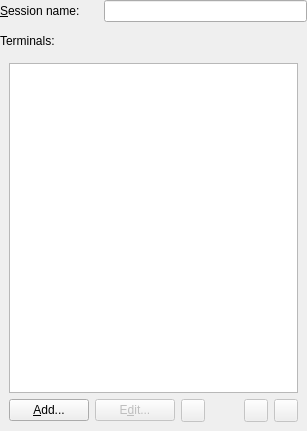
<?xml version="1.0" encoding="UTF-8"?>
<ui version="4.0">
 <class>SessionEditDialog</class>
 <widget class="QWidget" name="SessionEditDialog">
  <property name="geometry">
   <rect>
    <x>0</x>
    <y>0</y>
    <width>307</width>
    <height>431</height>
   </rect>
  </property>
  <layout class="QGridLayout" name="gridLayout_3">
   <property name="leftMargin">
    <number>0</number>
   </property>
   <property name="topMargin">
    <number>0</number>
   </property>
   <property name="rightMargin">
    <number>0</number>
   </property>
   <property name="bottomMargin">
    <number>0</number>
   </property>
   <item row="3" column="0">
    <spacer name="verticalSpacer">
     <property name="orientation">
      <enum>Qt::Vertical</enum>
     </property>
     <property name="sizeType">
      <enum>QSizePolicy::Fixed</enum>
     </property>
     <property name="sizeHint" stdset="0">
      <size>
       <width>20</width>
       <height>6</height>
      </size>
     </property>
    </spacer>
   </item>
   <item row="6" column="0" colspan="3">
    <widget class="QWidget" name="terminalWidget" native="true">
     <layout class="QGridLayout" name="gridLayout">
      <item row="0" column="0" colspan="6">
       <widget class="KListWidget" name="m_terminalLBox">
        <property name="whatsThis">
         <string/>
        </property>
       </widget>
      </item>
      <item row="1" column="0">
       <widget class="KPushButton" name="m_addTerminalButton">
        <property name="text">
         <string>&amp;Add...</string>
        </property>
       </widget>
      </item>
      <item row="1" column="1">
       <widget class="KPushButton" name="m_changeTerminalButton">
        <property name="enabled">
         <bool>false</bool>
        </property>
        <property name="text">
         <string>E&amp;dit...</string>
        </property>
       </widget>
      </item>
      <item row="1" column="2">
       <widget class="QToolButton" name="m_removeTerminalButton">
        <property name="enabled">
         <bool>false</bool>
        </property>
        <property name="toolTip">
         <string>Delete</string>
        </property>
        <property name="text">
         <string/>
        </property>
       </widget>
      </item>
      <item row="1" column="3">
       <spacer name="terminalSpacer">
        <property name="orientation">
         <enum>Qt::Horizontal</enum>
        </property>
        <property name="sizeType">
         <enum>QSizePolicy::Expanding</enum>
        </property>
        <property name="sizeHint" stdset="0">
         <size>
          <width>228</width>
          <height>20</height>
         </size>
        </property>
       </spacer>
      </item>
      <item row="1" column="4">
       <widget class="QToolButton" name="m_upTerminalButton">
        <property name="enabled">
         <bool>false</bool>
        </property>
        <property name="text">
         <string/>
        </property>
        <property name="autoRepeat">
         <bool>true</bool>
        </property>
       </widget>
      </item>
      <item row="1" column="5">
       <widget class="QToolButton" name="m_downTerminalButton">
        <property name="enabled">
         <bool>false</bool>
        </property>
        <property name="text">
         <string/>
        </property>
        <property name="autoRepeat">
         <bool>true</bool>
        </property>
       </widget>
      </item>
     </layout>
    </widget>
   </item>
   <item row="0" column="0">
    <widget class="QLabel" name="sessionLabel">
     <property name="text">
      <string>&amp;Session name:</string>
     </property>
     <property name="alignment">
      <set>Qt::AlignLeading|Qt::AlignLeft|Qt::AlignVCenter</set>
     </property>
     <property name="wordWrap">
      <bool>false</bool>
     </property>
     <property name="buddy">
      <cstring>m_sessionName</cstring>
     </property>
    </widget>
   </item>
   <item row="0" column="1" colspan="2">
    <widget class="KLineEdit" name="m_sessionName">
     <property name="whatsThis">
      <string/>
     </property>
    </widget>
   </item>
   <item row="4" column="0" colspan="3">
    <widget class="QLabel" name="terminalsLabel">
     <property name="text">
      <string>Terminals:</string>
     </property>
     <property name="buddy">
      <cstring>m_terminalLBox</cstring>
     </property>
    </widget>
   </item>
  </layout>
 </widget>
 <layoutfunction spacing="KDialog::spacingHint" margin="KDialog::marginHint"/>
 <customwidgets>
  <customwidget>
   <class>KListWidget</class>
   <extends>QListWidget</extends>
   <header>klistwidget.h</header>
  </customwidget>
  <customwidget>
   <class>KPushButton</class>
   <extends>QPushButton</extends>
   <header>kpushbutton.h</header>
  </customwidget>
  <customwidget>
   <class>KLineEdit</class>
   <extends>QLineEdit</extends>
   <header>klineedit.h</header>
  </customwidget>
 </customwidgets>
 <tabstops>
  <tabstop>m_sessionName</tabstop>
  <tabstop>m_terminalLBox</tabstop>
  <tabstop>m_addTerminalButton</tabstop>
  <tabstop>m_changeTerminalButton</tabstop>
  <tabstop>m_removeTerminalButton</tabstop>
  <tabstop>m_upTerminalButton</tabstop>
  <tabstop>m_downTerminalButton</tabstop>
 </tabstops>
 <resources/>
 <connections/>
</ui>
